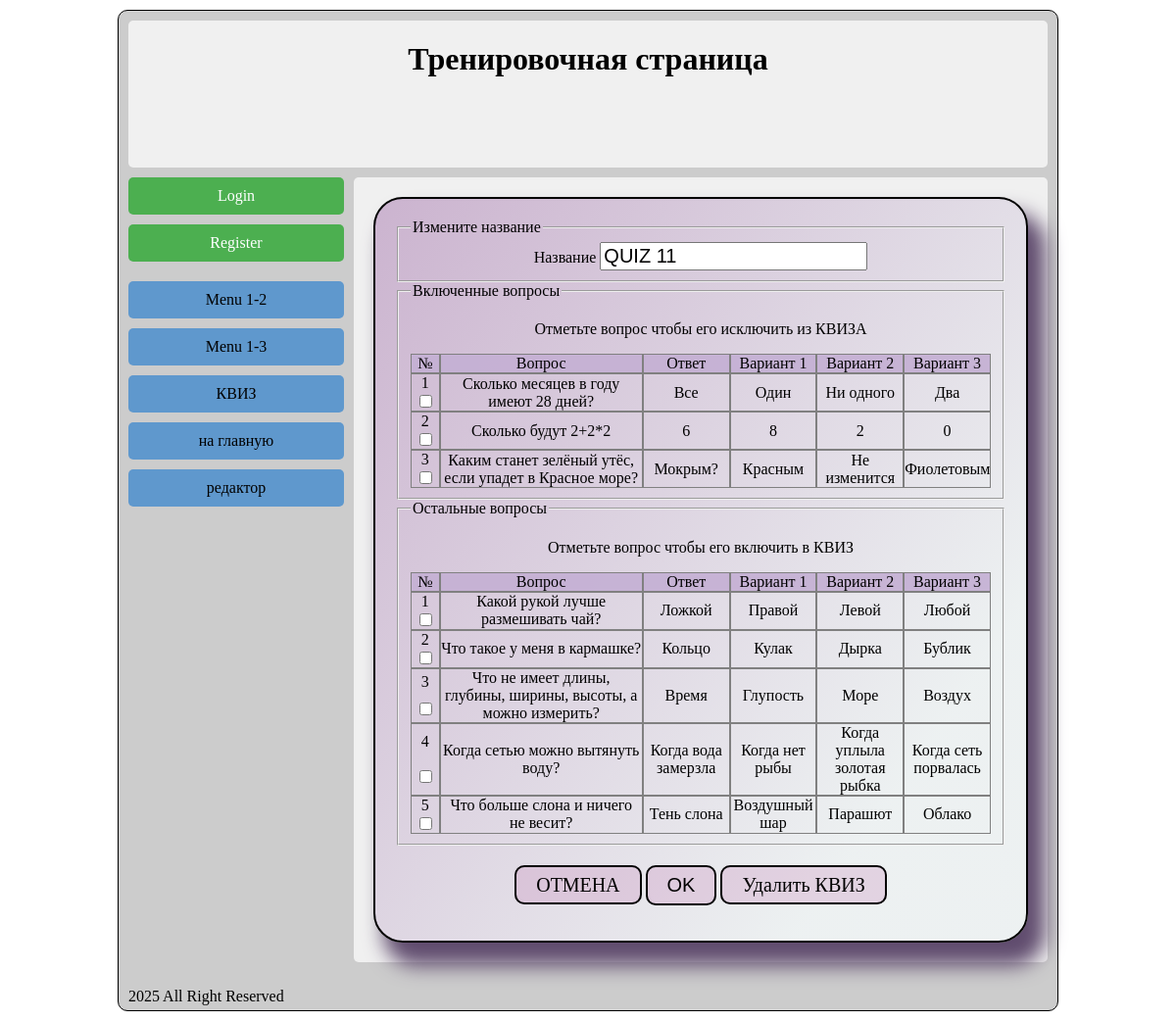
Page /quiz_edit/1 on the committed database.
### models.py (models this page shows, shortened)
class Quiz(db.Model):
    id = db.Column(db.Integer, primary_key = True)
    name = db.Column(db.String(100))
    user_id = db.Column(db.Integer, db.ForeignKey('user.id'))

class Question(db.Model):
    id = db.Column(db.Integer, primary_key = True)
    question = db.Column(db.String(250), nullable=False)
    answer = db.Column(db.String(100), nullable=False)
    wrong1 = db.Column(db.String(100), nullable=False)
    wrong2 = db.Column(db.String(100), nullable=False)
    wrong3 = db.Column(db.String(100), nullable=False)
    quiz = db.relationship(
        'Quiz',
        secondary=quiz_question,
        backref = 'question'
    )

### 8.py (the view, shortened to what this page needs)
@app.route('/quiz_edit/<int:id>', methods = ['GET', 'POST'])
def quiz_edit(id):
    quiz = Quiz.query.filter_by(id=id).one()
    q_ids = [q.id for q in quiz.question] #список id вопросов которые вошли в этот КВИЗ
    questions = Question.query.filter(Question.id.not_in(q_ids)) # выборка вопросов которые не вошли
    return render_template('quiz_edit.html',
                           quiz = quiz,
                           no_questions = questions,
                           html_config = html_config)

### 8.py (called while the page is built)
@app.before_request
def get_user():
    if 'logged_in' in session:
        for user in users.values():
            if user['login'] == session['login']:
                g.user = user
                break

### templates/quiz_edit.html (shortened to what this page needs)
<link rel="stylesheet" href="{{ url_for('static', filename='css/quiz.css') }}">
{% extends "base.html" %}
{% block main_menu %}
    {{ super() }}
    {% include 'quiz_menu.html' %}
{% endblock %}
{% block content %}
<div class="quiz_form">
    <form action="/quiz_edit/{{ quiz.id }}/" method="post">
        <fieldset>
            <legend>Измените название</legend>
            <label for="name">Название</label>
            <input type="text" name="name" id="name" value="{{ quiz.name }}" placeholder="Название КВИЗА">
        </fieldset>
        <fieldset>
            <legend>Включенные вопросы</legend>
            <p>Отметьте вопрос чтобы его исключить из КВИЗА</p>
            {% set questions, checkbox, n_tab = quiz.question, True, 1  %}
            {% include 'form_questions_tab.html' %}
        </fieldset>
        <fieldset>
            <legend>Остальные вопросы</legend>
            <p>Отметьте вопрос чтобы его включить в КВИЗ</p>
            {% set questions, checkbox, n_tab = no_questions, True, 2 %}
            {% include 'form_questions_tab.html' %}
        </fieldset>
        <div>
            <a class="button" href="/quizes_view">ОТМЕНА</a>
            <input class="button" type="submit" value="OK">
            <a class="button" href="/quiz_delete/{{quiz.id}}">Удалить КВИЗ</a>
        </div>
    </form>
</div>
{% endblock %}

### templates/form_questions_tab.html
<div class="question-row question-hrow">
    <div class="quiz-col">№</div>
    <div class="quiz-col">Вопрос</div>
    <div class="quiz-col">Ответ</div>
    <div class="quiz-col">Вариант 1</div>
    <div class="quiz-col">Вариант 2</div>
    <div class="quiz-col">Вариант 3</div>
</div>
{% for q in questions %}
<a href="/question_edit/{{q.id}}">
    <div class="question-row">
        <div class="quiz-col">
            {{ loop.index }}
            {% if  checkbox %}
                <input type="checkbox" name = "check{{n_tab}}_{{loop.index}}" value="{{ q.id }}">
            {% endif %}
        </div>
        <div class="quiz-col">{{ q.question }}</div>
        <div class="quiz-col">{{ q.answer }}</div>
        <div class="quiz-col">{{ q.wrong1 }}</div>
        <div class="quiz-col">{{ q.wrong2 }}</div>
        <div class="quiz-col">{{ q.wrong3 }}</div>
    </div>
</a>
{% endfor %}

### static/css/quiz.css (style rules this page uses)
legend { text-align: left; }
.quiz_form a { text-decoration: none; color: black; }
.quiz_form { display: block; background: linear-gradient(153deg, #e9f2f375 20%, #7531807a); border-radius: 30px; border: 2px solid; box-shadow: 14px 20px 20px 4px #614d6f; text-align: center; min-width: 500px; max-width: 100%; background: linear-gradient(305deg, #e9f2f375 20%, #a371ab7a); padding: 20px; }
.button { font-size: 20px; border-radius: 10px; padding: 10px 15px 10px 15px; background-color: #c785b747; transition: all 450ms ease-out; }
.button { margin-top: 20px; font-size: 20px; border-radius: 10px; padding: 2px 15px 2px 15px; background-color: #c785b747; transition: all 250ms ease-out; text-decoration: none; border: 2px solid black; padding: 7px 20px 7px 20px; color:black; }
.question-row { display: grid; grid-template-columns: 5% 35% repeat(4, 15%); transition: all 200ms; }
.quiz-col { display: grid; border:1px solid gray; align-items: center; overflow: hidden; text-decoration: none; }
.question-hrow, .quiz-hrow { background-color: #c5b0d4eb; }
.quiz_form input, textarea { font-size: 20px; }

### static/css/base.css (style rules this page uses)
body { min-height: 100vh; display: flex; justify-content: center; margin: 0; }

### rows in the picture
Quiz: name "QUIZ 11"
Question: question "Сколько месяцев в году имеют 28 дней?", answer "Все", wrong1 "Один", wrong2 "Ни одного", wrong3 "Два"
Question: question "Сколько будут 2+2*2", answer "6", wrong1 "8", wrong2 "2", wrong3 "0"
Question: question "Каким станет зелёный утёс, если упадет в Красное море?", answer "Мокрым?", wrong1 "Красным", wrong2 "Не изменится", wrong3 "Фиолетовым"
Question: question "Какой рукой лучше размешивать чай?", answer "Ложкой", wrong1 "Правой", wrong2 "Левой", wrong3 "Любой"
Question: question "Что такое у меня в кармашке?", answer "Кольцо", wrong1 "Кулак", wrong2 "Дырка", wrong3 "Бублик"
Question: question "Что не имеет длины, глубины, ширины, высоты, а можно измерить?", answer "Время", wrong1 "Глупость", wrong2 "Море", wrong3 "Воздух"
Question: question "Когда сетью можно вытянуть воду?", answer "Когда вода замерзла", wrong1 "Когда нет рыбы", wrong2 "Когда уплыла золотая рыбка", wrong3 "Когда сеть порвалась"
Question: question "Что больше слона и ничего не весит?", answer "Тень слона", wrong1 "Воздушный шар", wrong2 "Парашют", wrong3 "Облако"
